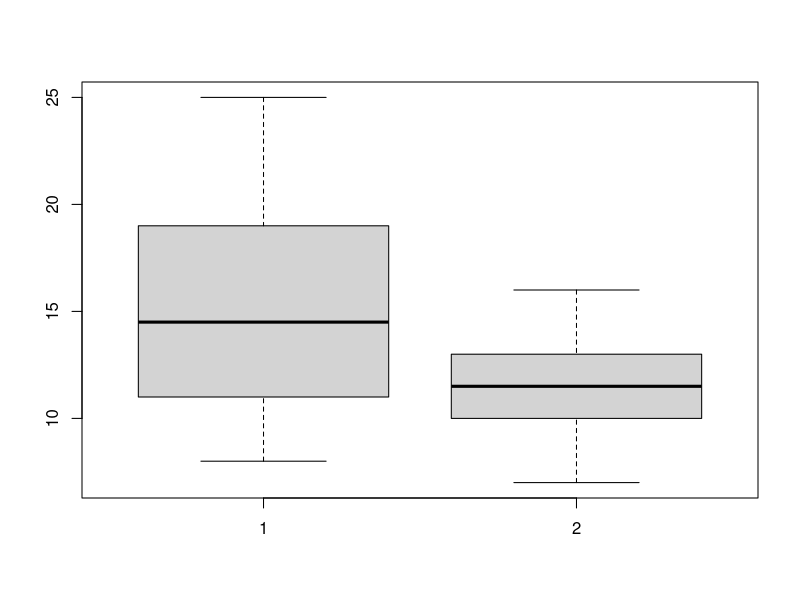
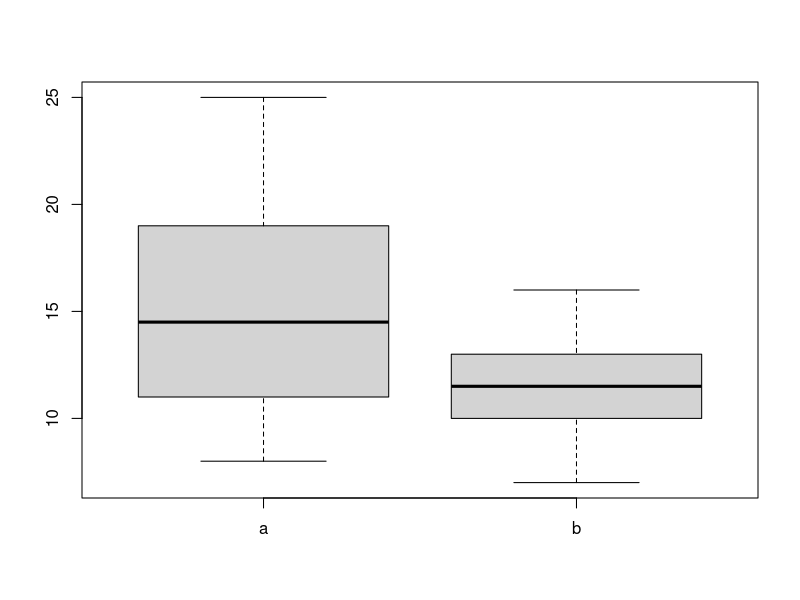
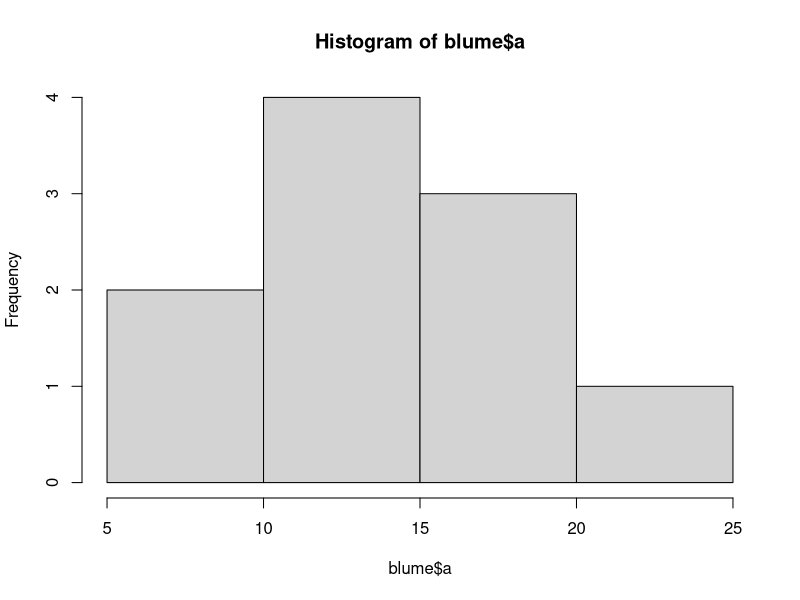
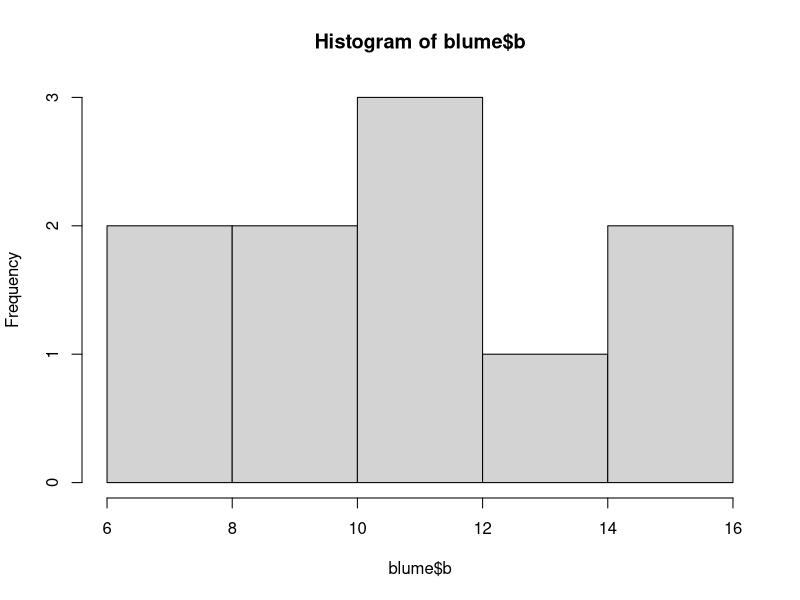
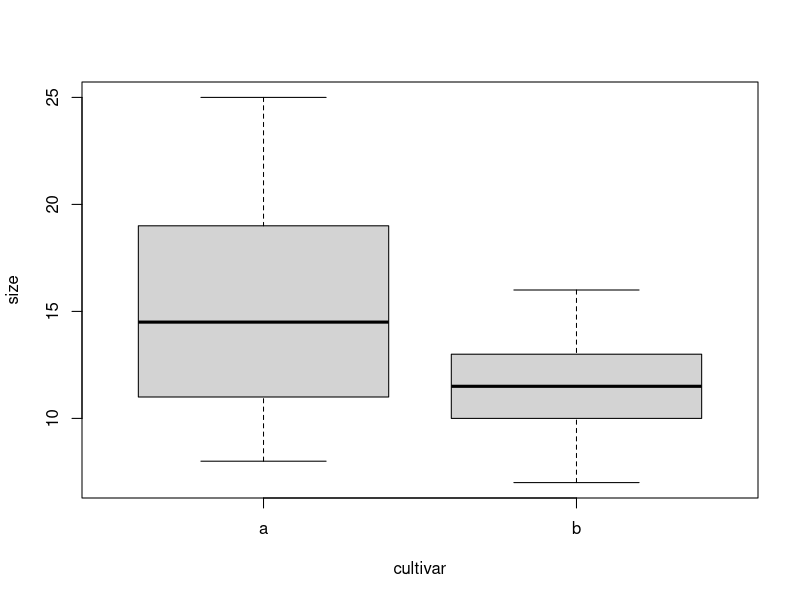

Write the R code that produced these figures, in order. (Note: this script raises an error after producing the figures.)
a <- c(20, 19, 25, 10, 8, 15, 13, 18, 11, 14)
b <- c(12, 15, 16, 7, 8, 10, 12, 11, 13, 10)
blume <- data.frame(a,b)
blume
summary(blume)
boxplot(blume$a, blume$b)
boxplot(blume)
hist(blume$a)
hist(blume$b)

t.test(blume$a, blume$b) # Zweiseitig "Test auf a ≠ b" (default)

t.test(blume$a, blume$b, alternative = "greater") # Einseitig "Test auf a > b"
t.test(blume$a, blume$b, alternative = "less") # Einseitig "Test auf a < b"

# Varianzen gleich: klassischer t-Test
t.test(blume$a, blume$b, var.equal = TRUE) 

# Varianzen ungleich: Welch's t-Test (siehe Titelzeile des R-Outputs!)
t.test(blume$a, blume$b) # dasselbe wie var.equal = FALSE

# Gepaarter t-Test: erster Wert von a wird mit erstem Wert von
# b gepaart, zweiter Wert von a mit zweitem von b ect.
t.test(blume$a, blume$b, paired = TRUE)
t.test(blume$a, blume$b, paired = TRUE, alternative = "greater")

# "Long table" erstellen 
cultivar <- c(rep("a", 10), rep("b", 10))
size <- c(a, b)
blume.long <- data.frame(cultivar, size)

# nicht mehr benötitgten Objekte entfernen
rm(size)
rm(cultivar)

# Daten anschauen
summary(blume.long)             
head(blume.long)
boxplot(size~cultivar, data = blume.long)

# Tests durchführen
t.test(size~cultivar, blume.long, var.equal = TRUE)
t.test(size~cultivar, blume.long, paired = TRUE)

library(tidyverse)
ggplot(blume.long, aes(cultivar, size)) + geom_boxplot()
ggplot(blume.long, aes(cultivar, size)) + geom_boxplot() + theme_classic()
ggplot(blume.long, aes(cultivar, size)) + geom_boxplot(size = 1) + theme_classic()+
theme(axis.line = element_line(size = 1)) + theme(axis.title = element_text(size = 14))+
theme(axis.text = element_text(size = 14))
ggplot(blume.long, aes(cultivar, size)) + geom_boxplot(size=1) + theme_classic()+
  theme(axis.line = element_line(size = 1), axis.ticks = element_line(size = 1), 
       axis.text = element_text(size = 20), axis.title = element_text(size = 20))

mytheme <- theme_classic() + 
  theme(axis.line = element_line(color = "black", size=1), 
        axis.text = element_text(size = 20, color = "black"), 
        axis.title = element_text(size = 20, color = "black"), 
        axis.ticks = element_line(size = 1, color = "black"), 
        axis.ticks.length = unit(.5, "cm"))

# Schöne Boxplots erstellen

ggplot(blume.long, aes(cultivar, size)) + 
  geom_boxplot(size = 1) +
  mytheme

t_test <- t.test(size~cultivar, blume.long)

# Mit p-Wert im Plot
ggplot(blume.long, aes(cultivar, size)) + 
  geom_boxplot(size = 1) + 
  mytheme +
  annotate("text", x = "b", y = 24, 
  label = paste0("italic(p) == ", round(t_test$p.value, 3)), parse = TRUE, size = 8)

# Ohne p-Wert im Plot (da dieser > 0.05)
ggplot (blume.long, aes(cultivar,size)) + 
  geom_boxplot(size = 1) + 
  mytheme +
  labs(x="Cultivar",y="Size (cm)")

binom.test(84, 200) # Anzahl Frauen im Nationalrat (≙ 42.0 %; Stand 2019) 
binom.test(116, 200) # Anzahl Männer im Nationalrat (≙ 58.0 %; Stand 2019) 
binom.test(3, 7) # Anzahl Frauen im Bundesrat (≙ 42.9 %; Stand 2019)

qchisq(0.95, 1)

# Matrix mit Haarfarbe&Augenfarbe-Kombidnationen erstellen
# 38 blond&blau, 14 dunkel&blau, 11 blond&braun,, 51 dunkel&braun
count <- matrix(c(38, 14, 11, 51), nrow = 2)
count # Check
rownames(count) <- c("blond", "dunkel") # Benennen für Übersicht
colnames(count) <- c("blau", "braun") #  Benennen für Übersicht
count # Check 

# Tests durchführen
chisq.test(count)
fisher.test(count)
